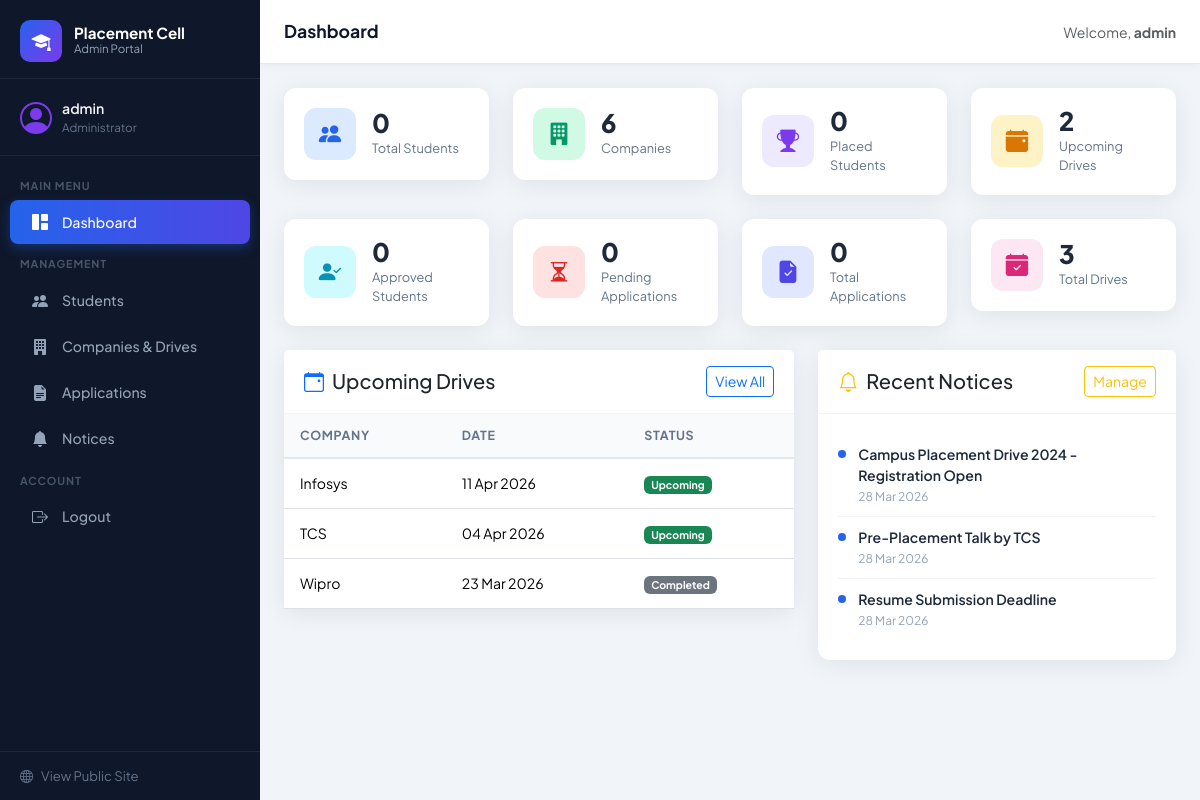
/public/index.php?page=admin_dashboard (signed in), run on the app's committed database.
### tables this page shows
CREATE TABLE IF NOT EXISTS drives (
    id INT AUTO_INCREMENT PRIMARY KEY,
    company_id INT NOT NULL,
    drive_date DATE NOT NULL,
    eligibility TEXT,
    status ENUM('upcoming','ongoing','completed') DEFAULT 'upcoming',
    description TEXT,
    created_at TIMESTAMP DEFAULT CURRENT_TIMESTAMP,
    FOREIGN KEY (company_id) REFERENCES companies(id) ON DELETE CASCADE
);

CREATE TABLE IF NOT EXISTS companies (
    id INT AUTO_INCREMENT PRIMARY KEY,
    company_name VARCHAR(200) NOT NULL,
    location VARCHAR(200),
    package VARCHAR(100),
    description TEXT,
    website VARCHAR(255),
    created_at TIMESTAMP DEFAULT CURRENT_TIMESTAMP
);

CREATE TABLE IF NOT EXISTS notices (
    id INT AUTO_INCREMENT PRIMARY KEY,
    title VARCHAR(300) NOT NULL,
    content TEXT,
    file VARCHAR(255),
    created_at TIMESTAMP DEFAULT CURRENT_TIMESTAMP
);

### app/controllers/AdminController.php (called while the page is built, shortened)
<?php
require_once dirname(__DIR__, 2) . '/config/database.php';
require_once dirname(__DIR__) . '/models/Admin.php';
require_once dirname(__DIR__) . '/models/Company.php';
class AdminController {
    private Admin $adminModel;
    private Company $companyModel;
    public function __construct() {
        $this->adminModel   = new Admin();
        $this->companyModel = new Company();
    }
    public function dashboard(): void {
        $stats    = $this->adminModel->getStats();
        $notices  = $this->adminModel->getAllNotices();
        $drives   = $this->companyModel->getAllDrives();
        require dirname(__DIR__) . '/views/admin/dashboard.php';
    }
}

### config/database.php (called while the page is built, shortened)
<?php
function getDB(): mysqli {
    static $conn = null;
    if ($conn === null) {
        $conn = new mysqli(DB_HOST, DB_USER, DB_PASS, DB_NAME);
        $conn->set_charset('utf8mb4');
    }
    return $conn;
}

### app/models/Admin.php (called while the page is built, shortened)
<?php
require_once dirname(__DIR__, 2) . '/config/database.php';
class Admin {
    private mysqli $db;
    public function __construct() {
        $this->db = getDB();
    }
    public function getStats(): array {
        $stats = [];
        $queries = [
            'total_students'   => "SELECT COUNT(*) FROM students",
            'approved_students'=> "SELECT COUNT(*) FROM students WHERE approved = 1",
            'placed_students'  => "SELECT COUNT(*) FROM students WHERE placed = 1",
            'total_companies'  => "SELECT COUNT(*) FROM companies",
            'total_drives'     => "SELECT COUNT(*) FROM drives",
            'upcoming_drives'  => "SELECT COUNT(*) FROM drives WHERE status = 'upcoming'",
            'total_apps'       => "SELECT COUNT(*) FROM applications",
            'pending_apps'     => "SELECT COUNT(*) FROM applications WHERE status = 'pending'",
        ];
        foreach ($queries as $key => $sql) {
            $res = $this->db->query($sql);
            $stats[$key] = (int) $res->fetch_row()[0];
        }
        return $stats;
    }
    public function getAllNotices(): array {
        return $this->db->query("SELECT * FROM notices ORDER BY created_at DESC")->fetch_all(MYSQLI_ASSOC);
    }
}

### app/models/Company.php (called while the page is built, shortened)
<?php
require_once dirname(__DIR__, 2) . '/config/database.php';
class Company {
    private mysqli $db;
    public function __construct() {
        $this->db = getDB();
    }
    public function getAllDrives(): array {
        return $this->db->query(
            "SELECT d.*, c.company_name FROM drives d JOIN companies c ON d.company_id = c.id ORDER BY d.drive_date DESC"
        )->fetch_all(MYSQLI_ASSOC);
    }
}

### app/views/admin/dashboard.php (the view, shortened to what this page needs)
<!DOCTYPE html>
<html lang="en">
<head>
    <link href="https://cdn.jsdelivr.net/npm/bootstrap@5.3.2/dist/css/bootstrap.min.css" rel="stylesheet">
    <link href="https://cdn.jsdelivr.net/npm/bootstrap-icons@1.11.3/font/bootstrap-icons.css" rel="stylesheet">
    <link href="css/style.css" rel="stylesheet">
</head>
<body class="admin-layout">
<?php require __DIR__ . '/sidebar.php'; ?>
<div class="main-content">
    <div class="topbar">
        <h1 class="page-title">Dashboard</h1>
        <div class="topbar-right">
            <span class="text-muted small">Welcome, <strong><?= htmlspecialchars($_SESSION['admin_user']) ?></strong></span>
        </div>
    </div>
    <div class="content-body">
        <div class="row g-4 mb-4">
            <div class="col-6 col-lg-3">
                <div class="stat-card stat-blue">
                    <div class="stat-icon"><i class="bi bi-people-fill"></i></div>
                    <div class="stat-info">
                        <div class="stat-number"><?= $stats['total_students'] ?></div>
                        <div class="stat-label">Total Students</div>
                    </div>
                </div>
            </div>
            <div class="col-6 col-lg-3">
                <div class="stat-card stat-green">
                    <div class="stat-icon"><i class="bi bi-building-fill"></i></div>
                    <div class="stat-info">
                        <div class="stat-number"><?= $stats['total_companies'] ?></div>
                        <div class="stat-label">Companies</div>
                    </div>
                </div>
            </div>
            <div class="col-6 col-lg-3">
                <div class="stat-card stat-purple">
                    <div class="stat-icon"><i class="bi bi-trophy-fill"></i></div>
                    <div class="stat-info">
                        <div class="stat-number"><?= $stats['placed_students'] ?></div>
                        <div class="stat-label">Placed Students</div>
                    </div>
                </div>
            </div>
            <div class="col-6 col-lg-3">
                <div class="stat-card stat-orange">
                    <div class="stat-icon"><i class="bi bi-calendar-event-fill"></i></div>
                    <div class="stat-info">
                        <div class="stat-number"><?= $stats['upcoming_drives'] ?></div>
                        <div class="stat-label">Upcoming Drives</div>
                    </div>
                </div>
            </div>
        </div>
        <div class="row g-4 mb-4">
            <div class="col-6 col-lg-3">
                <div class="stat-card stat-teal">
                    <div class="stat-icon"><i class="bi bi-person-check-fill"></i></div>
                    <div class="stat-info">
                        <div class="stat-number"><?= $stats['approved_students'] ?></div>
                        <div class="stat-label">Approved Students</div>
                    </div>
                </div>
            </div>
            <div class="col-6 col-lg-3">
                <div class="stat-card stat-red">
                    <div class="stat-icon"><i class="bi bi-hourglass-split"></i></div>
                    <div class="stat-info">
                        <div class="stat-number"><?= $stats['pending_apps'] ?></div>
                        <div class="stat-label">Pending Applications</div>
                    </div>
                </div>
            </div>
            <div class="col-6 col-lg-3">
                <div class="stat-card stat-indigo">
                    <div class="stat-icon"><i class="bi bi-file-earmark-check-fill"></i></div>
                    <div class="stat-info">
                        <div class="stat-number"><?= $stats['total_apps'] ?></div>
                        <div class="stat-label">Total Applications</div>
                    </div>
                </div>
            </div>
            <div class="col-6 col-lg-3">
                <div class="stat-card stat-pink">
                    <div class="stat-icon"><i class="bi bi-calendar-check-fill"></i></div>
                    <div class="stat-info">
                        <div class="stat-number"><?= $stats['total_drives'] ?></div>
                        <div class="stat-label">Total Drives</div>
                    </div>
                </div>
            </div>
        </div>
        <div class="row g-4">
            <div class="col-lg-7">
                <div class="card admin-card">
                    <div class="card-header d-flex justify-content-between align-items-center">
                        <h5 class="mb-0"><i class="bi bi-calendar-event me-2 text-primary"></i>Upcoming Drives</h5>
                        <a href="index.php?page=admin_companies" class="btn btn-sm btn-outline-primary">View All</a>
                    </div>
                    <div class="card-body p-0">
                        <?php if (empty($drives)): ?>
                            <div class="empty-state py-4">
                                <i class="bi bi-calendar-x"></i><p>No drives scheduled yet.</p>
                            </div>
                        <?php else: ?>
                        <div class="table-responsive">
                            <table class="table table-hover mb-0">
                                <thead><tr><th>Company</th><th>Date</th><th>Status</th></tr></thead>
                                <tbody>
                                <?php foreach (array_slice($drives, 0, 6) as $d): ?>
                                    <tr>
                                        <td><?= htmlspecialchars($d['company_name']) ?></td>
                                        <td><?= date('d M Y', strtotime($d['drive_date'])) ?></td>
                                        <td><span class="badge bg-<?= $d['status'] === 'upcoming' ? 'success' : ($d['status'] === 'ongoing' ? 'warning' : 'secondary') ?>">
                                            <?= ucfirst($d['status']) ?></span></td>
                                    </tr>
                                <?php endforeach; ?>
                                </tbody>
                            </table>
                        </div>
                        <?php endif; ?>
                    </div>
                </div>
            </div>
            <div class="col-lg-5">
                <div class="card admin-card">
                    <div class="card-header d-flex justify-content-between align-items-center">
                        <h5 class="mb-0"><i class="bi bi-bell me-2 text-warning"></i>Recent Notices</h5>
                        <a href="index.php?page=admin_notices" class="btn btn-sm btn-outline-warning">Manage</a>
                    </div>
                    <div class="card-body">
                        <?php if (empty($notices)): ?>
                            <div class="empty-state py-3"><i class="bi bi-bell-slash"></i><p>No notices yet.</p></div>
                        <?php else: ?>
                            <?php foreach (array_slice($notices, 0, 5) as $n): ?>
                                <div class="notice-item">
                                    <div class="notice-dot"></div>
                                    <div>
                                        <div class="notice-title"><?= htmlspecialchars($n['title']) ?></div>
                                        <div class="notice-date"><?= date('d M Y', strtotime($n['created_at'])) ?></div>
                                    </div>
                                </div>
                            <?php endforeach; ?>
                        <?php endif; ?>
                    </div>
                </div>
            </div>
        </div>
    </div>
</div>
</body>
</html>

### public/index.php (shortened to what this page needs)
<?php
require_once dirname(__DIR__) . '/config/database.php';
require_once dirname(__DIR__) . '/app/controllers/AdminController.php';
require_once dirname(__DIR__) . '/app/models/Company.php';
$page   = $_GET['page']   ?? 'home';
$admin   = new AdminController();
switch ($page) {
    case 'admin_dashboard':  $admin->dashboard();    break;
}

### app/views/admin/sidebar.php
<?php
$currentPage = $_GET['page'] ?? '';
?>
<nav class="sidebar" id="adminSidebar">
    <div class="sidebar-brand">
        <div class="brand-icon"><i class="bi bi-mortarboard-fill"></i></div>
        <div class="brand-text">
            <span class="brand-title">Placement Cell</span>
            <span class="brand-sub">Admin Portal</span>
        </div>
    </div>
    <div class="sidebar-admin-info">
        <div class="admin-avatar"><i class="bi bi-person-circle"></i></div>
        <div>
            <div class="admin-name"><?= htmlspecialchars($_SESSION['admin_user'] ?? 'Admin') ?></div>
            <div class="admin-role">Administrator</div>
        </div>
    </div>
    <ul class="sidebar-menu">
        <li class="menu-label">MAIN MENU</li>
        <li class="<?= $currentPage === 'admin_dashboard' ? 'active' : '' ?>">
            <a href="index.php?page=admin_dashboard">
                <i class="bi bi-grid-1x2-fill"></i> Dashboard
            </a>
        </li>
        <li class="menu-label">MANAGEMENT</li>
        <li class="<?= $currentPage === 'admin_students' ? 'active' : '' ?>">
            <a href="index.php?page=admin_students">
                <i class="bi bi-people-fill"></i> Students
            </a>
        </li>
        <li class="<?= $currentPage === 'admin_companies' ? 'active' : '' ?>">
            <a href="index.php?page=admin_companies">
                <i class="bi bi-building-fill"></i> Companies & Drives
            </a>
        </li>
        <li class="<?= $currentPage === 'admin_applications' ? 'active' : '' ?>">
            <a href="index.php?page=admin_applications">
                <i class="bi bi-file-earmark-text-fill"></i> Applications
            </a>
        </li>
        <li class="<?= $currentPage === 'admin_notices' ? 'active' : '' ?>">
            <a href="index.php?page=admin_notices">
                <i class="bi bi-bell-fill"></i> Notices
            </a>
        </li>
        <li class="menu-label">ACCOUNT</li>
        <li>
            <a href="index.php?action=admin_logout" class="logout-link">
                <i class="bi bi-box-arrow-right"></i> Logout
            </a>
        </li>
    </ul>
    <div class="sidebar-footer">
        <a href="index.php?page=home" target="_blank"><i class="bi bi-globe"></i> View Public Site</a>
    </div>
</nav>

### data on the page
drives: company.company_name "Infosys", drive_date "11 Apr 2026", status "Upcoming"
drives: company.company_name "TCS", drive_date "04 Apr 2026", status "Upcoming"
drives: company.company_name "Wipro", drive_date "23 Mar 2026", status "Completed"
notices: title "Campus Placement Drive 2024 - Registration Open", created_at "28 Mar 2026"
notices: title "Pre-Placement Talk by TCS", created_at "28 Mar 2026"
notices: title "Resume Submission Deadline", created_at "28 Mar 2026"

### other printed values
$_SESSION['admin_user'] "admin"
$stats['total_students'] "0"
$stats['total_companies'] "6"
$stats['placed_students'] "0"
$stats['upcoming_drives'] "2"
$stats['approved_students'] "0"
$stats['pending_apps'] "0"
$stats['total_apps'] "0"
$stats['total_drives'] "3"
